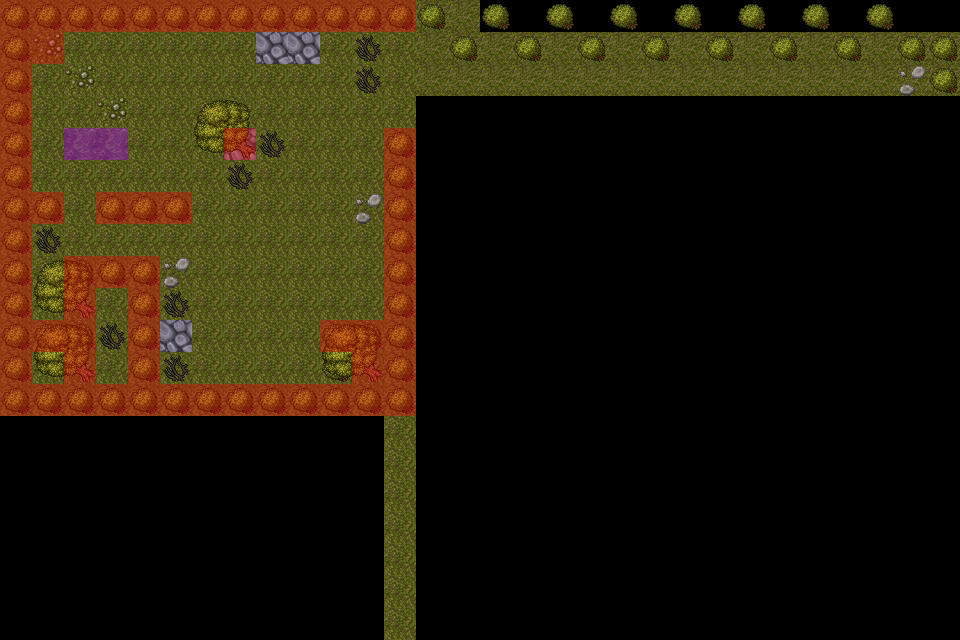

Rendered tile map (Tiled .tmx) drawn with the repository's tilesets; below, a short description and the map source with its tile grids summarised:
An orthogonal 30x20 tile map with 32x32 px tiles, 5 tile layers (Ground, Nature, Objects, Above Nature, ...), 3 tilesets.

<map version="1.10" tiledversion="1.12.1" orientation="orthogonal" renderorder="right-down" width="30" height="20" tilewidth="32" tileheight="32" infinite="0" nextlayerid="11" nextobjectid="1">
 <editorsettings>
  <export target="map.lua" format="lua" />
 </editorsettings>
 <tileset firstgid="1" name="tiles" tilewidth="32" tileheight="32" tilecount="1008" columns="16">
  <image source="images/other/otsp_tiles_01.png" trans="ff00ff" width="512" height="2016" />
 </tileset>
 <tileset firstgid="1009" name="trees" tilewidth="32" tileheight="32" tilecount="42" columns="7">
  <image source="images/other/trees_sprites.png" trans="ff00ff" width="224" height="192" />
 </tileset>
 <tileset firstgid="1051" name="nature" tilewidth="32" tileheight="32" tilecount="768" columns="16">
  <image source="other/otsp_nature_01.png" trans="ff00ff" width="512" height="1536" />
 </tileset>
 <layer id="1" name="Ground" width="30" height="20">
  <data>[600 cells, 212 non-empty, 5 distinct tile ids]</data>
 </layer>
 <group id="5" name="Nature">
  <layer id="6" name="Nature" width="30" height="20">
   <data>[600 cells, 85 non-empty, 3 distinct tile ids]</data>
  </layer>
  <layer id="10" name="Objects" width="30" height="20">
   <data>[600 cells, 11 non-empty, 2 distinct tile ids]</data>
  </layer>
  <layer id="7" name="Above Nature" width="30" height="20">
   <data>[600 cells, 12 non-empty, 3 distinct tile ids]</data>
  </layer>
 </group>
 <layer id="9" name="Collision" width="30" height="20">
  <data>[600 cells, 66 non-empty, 1 distinct tile ids]</data>
 </layer>
</map>
